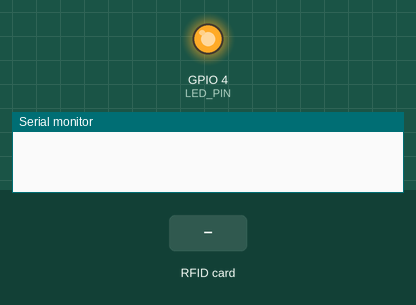
This sketch was run on a simulated ESP32. Shown: output pins drawn as LEDs (lit = HIGH), the last lines printed to the serial monitor. Dashed ring = blinking. Inputs (shaded band) come from the test bench.

Above: at 0.1 s.
At 1.5 s:
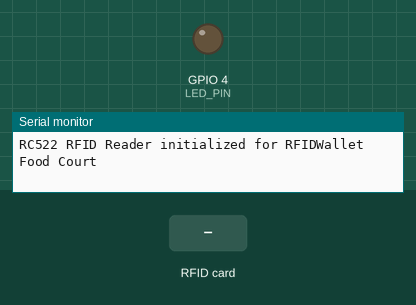
1.6 s: RFID card 5E 7A 19 C4 held to the reader
At 1.77 s:
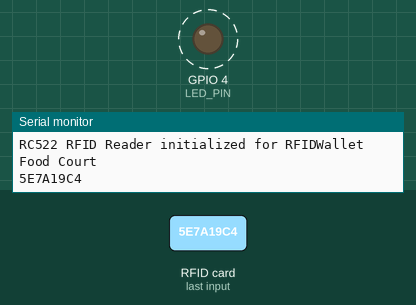
Timing chart, 0 to 4.6 s (numbered marks = the images above; inputs shaded):
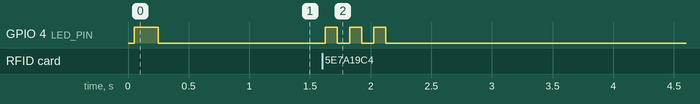

The sketch:

RC522_UID_Serial.ino
```cpp
#include <SPI.h>
#include <MFRC522.h>

// RC522 wiring for ESP32 (based on your connection diagram)
#define SS_PIN   5   // SDA/SS -> GPIO 5
#define RST_PIN  2   // RST -> GPIO 2

// LED for visual feedback - using GPIO 4 since GPIO 2 is used for RST
#define LED_PIN 4   // External LED or use any free GPIO pin

MFRC522 rfid(SS_PIN, RST_PIN);

void blinkSuccess(uint8_t times = 3, uint16_t onMs = 100, uint16_t offMs = 100) {
  for (uint8_t i = 0; i < times; i++) {
    digitalWrite(LED_PIN, HIGH);
    delay(onMs);
    digitalWrite(LED_PIN, LOW);
    delay(offMs);
  }
}

void setup() {
  // Initialize LED
  pinMode(LED_PIN, OUTPUT);
  digitalWrite(LED_PIN, LOW);

  // Initialize Serial - MUST match SERIAL_BAUD in server/.env
  Serial.begin(115200);
  while (!Serial) { delay(10); }

  // Initialize SPI and RC522
  SPI.begin();               // ESP32 VSPI defaults: SCK=18, MISO=19, MOSI=23
  rfid.PCD_Init();           // Initialize RC522

  // Brief startup blink
  blinkSuccess(1, 200, 0);
  delay(50);

  Serial.println("RC522 RFID Reader initialized for RFIDWallet Food Court");
}

void loop() {
  // Look for new cards
  if (!rfid.PICC_IsNewCardPresent() || !rfid.PICC_ReadCardSerial()) {
    delay(30);
    return;
  }

  // Build UID as uppercase hex without separators (e.g., 04A3BC1D)
  String uid = "";
  for (byte i = 0; i < rfid.uid.size; i++) {
    if (rfid.uid.uidByte[i] < 0x10) uid += "0";
    uid += String(rfid.uid.uidByte[i], HEX);
  }
  uid.toUpperCase();

  // Print exactly one UID per line for the Node serial bridge
  Serial.println(uid);

  // Blink blue LED 3 times to indicate successful read
  blinkSuccess(3, 100, 100);

  // Halt PICC and stop encryption on PCD to be ready for next card
  rfid.PICC_HaltA();
  rfid.PCD_StopCrypto1();

  // Small delay to avoid flooding the same UID repeatedly
  delay(300);
}
```

Measured:
- after the input at 1.6 s, GPIO 4 (LED_PIN): alternates HIGH for 0.10 s and LOW for 0.10 s, 6 changes in all, then stays LOW, starting at once
